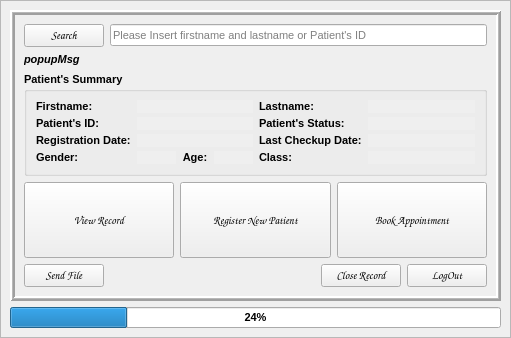
<?xml version="1.0" encoding="UTF-8"?>
<ui version="4.0">
 <class>Home</class>
 <widget class="QWidget" name="Home">
  <property name="geometry">
   <rect>
    <x>0</x>
    <y>0</y>
    <width>511</width>
    <height>338</height>
   </rect>
  </property>
  <property name="windowTitle">
   <string>Home</string>
  </property>
  <layout class="QGridLayout" name="gridLayout">
   <property name="leftMargin">
    <number>0</number>
   </property>
   <property name="topMargin">
    <number>0</number>
   </property>
   <property name="rightMargin">
    <number>0</number>
   </property>
   <property name="bottomMargin">
    <number>0</number>
   </property>
   <property name="spacing">
    <number>0</number>
   </property>
   <item row="0" column="0">
    <widget class="QFrame" name="bgLayer">
     <property name="font">
      <font>
       <pointsize>8</pointsize>
      </font>
     </property>
     <property name="frameShape">
      <enum>QFrame::StyledPanel</enum>
     </property>
     <property name="frameShadow">
      <enum>QFrame::Raised</enum>
     </property>
     <layout class="QGridLayout" name="gridLayout_2">
      <item row="0" column="0">
       <widget class="QFrame" name="bgframe">
        <property name="font">
         <font>
          <pointsize>8</pointsize>
         </font>
        </property>
        <property name="frameShape">
         <enum>QFrame::Box</enum>
        </property>
        <property name="frameShadow">
         <enum>QFrame::Raised</enum>
        </property>
        <property name="lineWidth">
         <number>2</number>
        </property>
        <property name="midLineWidth">
         <number>1</number>
        </property>
        <layout class="QVBoxLayout" name="verticalLayout">
         <item>
          <layout class="QHBoxLayout" name="horizontalLayout">
           <item>
            <widget class="QPushButton" name="searchBtn">
             <property name="sizePolicy">
              <sizepolicy hsizetype="Minimum" vsizetype="Preferred">
               <horstretch>0</horstretch>
               <verstretch>0</verstretch>
              </sizepolicy>
             </property>
             <property name="font">
              <font>
               <family>Comic Sans MS</family>
               <pointsize>8</pointsize>
              </font>
             </property>
             <property name="text">
              <string>Search</string>
             </property>
            </widget>
           </item>
           <item>
            <widget class="QLineEdit" name="searchField">
             <property name="font">
              <font>
               <pointsize>8</pointsize>
              </font>
             </property>
             <property name="placeholderText">
              <string>Please Insert firstname and lastname or Patient's ID</string>
             </property>
            </widget>
           </item>
          </layout>
         </item>
         <item>
          <widget class="QLabel" name="search">
           <property name="font">
            <font>
             <pointsize>8</pointsize>
             <weight>75</weight>
             <italic>true</italic>
             <bold>true</bold>
            </font>
           </property>
           <property name="text">
            <string>popupMsg</string>
           </property>
           <property name="margin">
            <number>5</number>
           </property>
          </widget>
         </item>
         <item>
          <widget class="QGroupBox" name="pinfoBox">
           <property name="font">
            <font>
             <pointsize>8</pointsize>
             <weight>75</weight>
             <bold>true</bold>
            </font>
           </property>
           <property name="title">
            <string>Patient's Summary</string>
           </property>
           <property name="flat">
            <bool>false</bool>
           </property>
           <property name="checkable">
            <bool>false</bool>
           </property>
           <layout class="QHBoxLayout" name="horizontalLayout_2">
            <item>
             <layout class="QFormLayout" name="formLayout">
              <property name="verticalSpacing">
               <number>4</number>
              </property>
              <item row="0" column="0">
               <widget class="QLabel" name="label">
                <property name="font">
                 <font>
                  <pointsize>8</pointsize>
                  <weight>75</weight>
                  <bold>true</bold>
                 </font>
                </property>
                <property name="text">
                 <string>Firstname:</string>
                </property>
               </widget>
              </item>
              <item row="0" column="1">
               <widget class="QLabel" name="fname">
                <property name="font">
                 <font>
                  <pointsize>8</pointsize>
                  <weight>50</weight>
                  <bold>false</bold>
                 </font>
                </property>
                <property name="autoFillBackground">
                 <bool>true</bool>
                </property>
                <property name="text">
                 <string/>
                </property>
                <property name="margin">
                 <number>5</number>
                </property>
               </widget>
              </item>
              <item row="1" column="0">
               <widget class="QLabel" name="label_3">
                <property name="font">
                 <font>
                  <pointsize>8</pointsize>
                  <weight>75</weight>
                  <bold>true</bold>
                 </font>
                </property>
                <property name="text">
                 <string>Patient's ID:</string>
                </property>
               </widget>
              </item>
              <item row="1" column="1">
               <widget class="QLabel" name="patientID">
                <property name="font">
                 <font>
                  <pointsize>8</pointsize>
                  <weight>50</weight>
                  <bold>false</bold>
                 </font>
                </property>
                <property name="autoFillBackground">
                 <bool>true</bool>
                </property>
                <property name="text">
                 <string/>
                </property>
                <property name="margin">
                 <number>5</number>
                </property>
               </widget>
              </item>
              <item row="2" column="0">
               <widget class="QLabel" name="label_5">
                <property name="font">
                 <font>
                  <pointsize>8</pointsize>
                  <weight>75</weight>
                  <bold>true</bold>
                 </font>
                </property>
                <property name="text">
                 <string>Registration Date:</string>
                </property>
               </widget>
              </item>
              <item row="3" column="0">
               <widget class="QLabel" name="label_2">
                <property name="font">
                 <font>
                  <pointsize>8</pointsize>
                  <weight>75</weight>
                  <bold>true</bold>
                 </font>
                </property>
                <property name="text">
                 <string>Gender:</string>
                </property>
               </widget>
              </item>
              <item row="3" column="1">
               <layout class="QHBoxLayout" name="horizontalLayout_5">
                <item>
                 <widget class="QLabel" name="gender">
                  <property name="font">
                   <font>
                    <pointsize>8</pointsize>
                    <weight>50</weight>
                    <bold>false</bold>
                   </font>
                  </property>
                  <property name="autoFillBackground">
                   <bool>true</bool>
                  </property>
                  <property name="text">
                   <string/>
                  </property>
                  <property name="margin">
                   <number>5</number>
                  </property>
                 </widget>
                </item>
                <item>
                 <widget class="QLabel" name="label_6">
                  <property name="font">
                   <font>
                    <pointsize>8</pointsize>
                    <weight>75</weight>
                    <bold>true</bold>
                   </font>
                  </property>
                  <property name="text">
                   <string>Age:</string>
                  </property>
                  <property name="alignment">
                   <set>Qt::AlignCenter</set>
                  </property>
                 </widget>
                </item>
                <item>
                 <widget class="QLabel" name="age">
                  <property name="font">
                   <font>
                    <pointsize>8</pointsize>
                    <weight>50</weight>
                    <bold>false</bold>
                   </font>
                  </property>
                  <property name="autoFillBackground">
                   <bool>true</bool>
                  </property>
                  <property name="text">
                   <string/>
                  </property>
                  <property name="margin">
                   <number>5</number>
                  </property>
                 </widget>
                </item>
               </layout>
              </item>
              <item row="2" column="1">
               <widget class="QLabel" name="regDate">
                <property name="font">
                 <font>
                  <pointsize>8</pointsize>
                  <weight>50</weight>
                  <bold>false</bold>
                 </font>
                </property>
                <property name="autoFillBackground">
                 <bool>true</bool>
                </property>
                <property name="text">
                 <string/>
                </property>
                <property name="margin">
                 <number>5</number>
                </property>
               </widget>
              </item>
             </layout>
            </item>
            <item>
             <layout class="QFormLayout" name="formLayout_2">
              <property name="verticalSpacing">
               <number>4</number>
              </property>
              <item row="0" column="0">
               <widget class="QLabel" name="label_7">
                <property name="font">
                 <font>
                  <pointsize>8</pointsize>
                  <weight>75</weight>
                  <bold>true</bold>
                 </font>
                </property>
                <property name="text">
                 <string>Lastname:</string>
                </property>
               </widget>
              </item>
              <item row="0" column="1">
               <widget class="QLabel" name="lname">
                <property name="font">
                 <font>
                  <pointsize>8</pointsize>
                  <weight>50</weight>
                  <bold>false</bold>
                 </font>
                </property>
                <property name="autoFillBackground">
                 <bool>true</bool>
                </property>
                <property name="text">
                 <string/>
                </property>
                <property name="margin">
                 <number>5</number>
                </property>
               </widget>
              </item>
              <item row="1" column="0">
               <widget class="QLabel" name="label_9">
                <property name="font">
                 <font>
                  <pointsize>8</pointsize>
                  <weight>75</weight>
                  <bold>true</bold>
                 </font>
                </property>
                <property name="text">
                 <string>Patient's Status:</string>
                </property>
               </widget>
              </item>
              <item row="2" column="0">
               <widget class="QLabel" name="label_11">
                <property name="font">
                 <font>
                  <pointsize>8</pointsize>
                  <weight>75</weight>
                  <bold>true</bold>
                 </font>
                </property>
                <property name="text">
                 <string>Last Checkup Date:</string>
                </property>
               </widget>
              </item>
              <item row="1" column="1">
               <widget class="QLabel" name="status">
                <property name="font">
                 <font>
                  <pointsize>8</pointsize>
                  <weight>50</weight>
                  <bold>false</bold>
                 </font>
                </property>
                <property name="autoFillBackground">
                 <bool>true</bool>
                </property>
                <property name="text">
                 <string/>
                </property>
                <property name="margin">
                 <number>5</number>
                </property>
               </widget>
              </item>
              <item row="3" column="0">
               <widget class="QLabel" name="label_10">
                <property name="font">
                 <font>
                  <pointsize>8</pointsize>
                  <weight>75</weight>
                  <bold>true</bold>
                 </font>
                </property>
                <property name="text">
                 <string>Class:</string>
                </property>
               </widget>
              </item>
              <item row="3" column="1">
               <widget class="QLabel" name="pclass">
                <property name="font">
                 <font>
                  <pointsize>8</pointsize>
                  <weight>50</weight>
                  <bold>false</bold>
                 </font>
                </property>
                <property name="autoFillBackground">
                 <bool>true</bool>
                </property>
                <property name="text">
                 <string/>
                </property>
                <property name="margin">
                 <number>5</number>
                </property>
               </widget>
              </item>
              <item row="2" column="1">
               <widget class="QLabel" name="lastCheckup">
                <property name="font">
                 <font>
                  <pointsize>8</pointsize>
                  <weight>50</weight>
                  <bold>false</bold>
                 </font>
                </property>
                <property name="autoFillBackground">
                 <bool>true</bool>
                </property>
                <property name="text">
                 <string/>
                </property>
                <property name="margin">
                 <number>5</number>
                </property>
               </widget>
              </item>
             </layout>
            </item>
           </layout>
          </widget>
         </item>
         <item>
          <layout class="QHBoxLayout" name="horizontalLayout_3">
           <item>
            <widget class="QPushButton" name="viewBtn">
             <property name="sizePolicy">
              <sizepolicy hsizetype="Minimum" vsizetype="Expanding">
               <horstretch>0</horstretch>
               <verstretch>0</verstretch>
              </sizepolicy>
             </property>
             <property name="font">
              <font>
               <family>Comic Sans MS</family>
               <pointsize>8</pointsize>
              </font>
             </property>
             <property name="text">
              <string>View Record</string>
             </property>
            </widget>
           </item>
           <item>
            <widget class="QPushButton" name="regNewBtn">
             <property name="sizePolicy">
              <sizepolicy hsizetype="Minimum" vsizetype="Expanding">
               <horstretch>0</horstretch>
               <verstretch>0</verstretch>
              </sizepolicy>
             </property>
             <property name="font">
              <font>
               <family>Comic Sans MS</family>
               <pointsize>8</pointsize>
              </font>
             </property>
             <property name="text">
              <string>Register New Patient</string>
             </property>
            </widget>
           </item>
           <item>
            <widget class="QPushButton" name="bookBtn">
             <property name="sizePolicy">
              <sizepolicy hsizetype="Minimum" vsizetype="Expanding">
               <horstretch>0</horstretch>
               <verstretch>0</verstretch>
              </sizepolicy>
             </property>
             <property name="font">
              <font>
               <family>Comic Sans MS</family>
               <pointsize>8</pointsize>
              </font>
             </property>
             <property name="text">
              <string>Book Appointment</string>
             </property>
            </widget>
           </item>
          </layout>
         </item>
         <item>
          <layout class="QHBoxLayout" name="horizontalLayout_4">
           <item>
            <widget class="QPushButton" name="sendBtn">
             <property name="sizePolicy">
              <sizepolicy hsizetype="Minimum" vsizetype="Fixed">
               <horstretch>0</horstretch>
               <verstretch>0</verstretch>
              </sizepolicy>
             </property>
             <property name="font">
              <font>
               <family>Comic Sans MS</family>
               <pointsize>8</pointsize>
              </font>
             </property>
             <property name="text">
              <string>Send File</string>
             </property>
            </widget>
           </item>
           <item>
            <spacer name="horizontalSpacer">
             <property name="font">
              <font>
               <pointsize>8</pointsize>
              </font>
             </property>
             <property name="orientation">
              <enum>Qt::Horizontal</enum>
             </property>
             <property name="sizeHint" stdset="0">
              <size>
               <width>40</width>
               <height>20</height>
              </size>
             </property>
            </spacer>
           </item>
           <item>
            <widget class="QPushButton" name="closeBtn">
             <property name="font">
              <font>
               <family>Comic Sans MS</family>
               <pointsize>8</pointsize>
              </font>
             </property>
             <property name="text">
              <string>Close Record</string>
             </property>
            </widget>
           </item>
           <item>
            <widget class="QPushButton" name="logOutBtn">
             <property name="font">
              <font>
               <family>Comic Sans MS</family>
               <pointsize>8</pointsize>
              </font>
             </property>
             <property name="text">
              <string>LogOut</string>
             </property>
            </widget>
           </item>
          </layout>
         </item>
        </layout>
       </widget>
      </item>
      <item row="1" column="0">
       <widget class="QProgressBar" name="progressBar">
        <property name="font">
         <font>
          <pointsize>8</pointsize>
          <weight>75</weight>
          <bold>true</bold>
         </font>
        </property>
        <property name="value">
         <number>24</number>
        </property>
        <property name="alignment">
         <set>Qt::AlignCenter</set>
        </property>
       </widget>
      </item>
     </layout>
    </widget>
   </item>
  </layout>
 </widget>
 <resources/>
 <connections/>
</ui>
